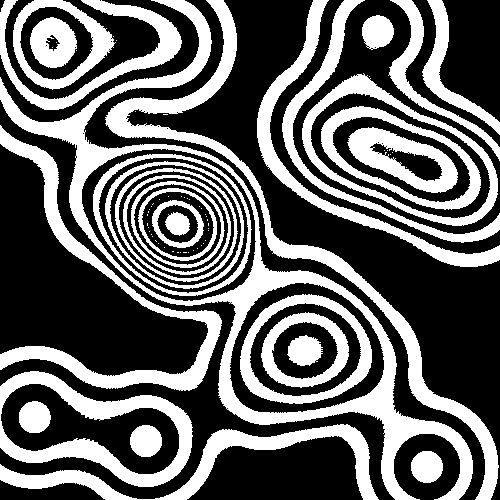
Frame 1 (no input)
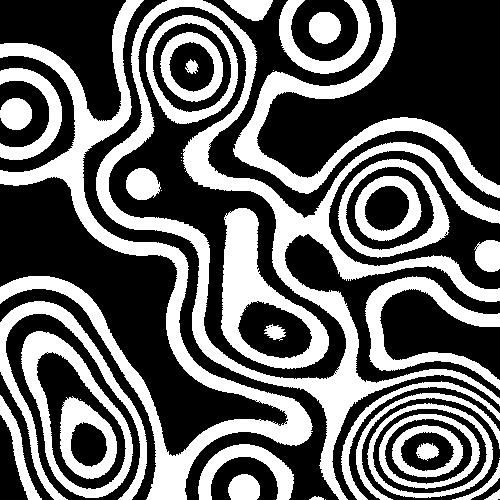
Frame 60 (the mouse pressed at the canvas centre just before this capture)
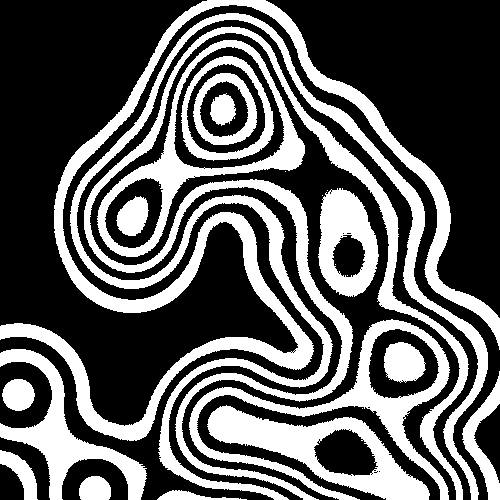
Frame 120 (the mouse held since frame 60 and released just before this capture)

The Processing sketch that drew these frames (run headless with seeded random() and noise(); from frame 60 on, the mouse is pressed at the canvas centre):

// Processing sketch: code16_15
// ── code16_15.pde
PVector[] blob = new PVector[20];
PVector[] blob_v = new PVector[20];

void setup(){
  size(500,500);
  for(int i=0; i<20; i++){
    blob[i] = new PVector(random(width),random(height));
    blob_v[i] = new PVector(random(10)-5,random(10)-5);
  }    
}

void draw(){
  background(0);
  //blobの移動
  for(int i=0; i<20; i++){
    blob[i].add(blob_v[i]);
    if(blob[i].x <      0) blob[i].x += width;
    if(blob[i].y <      0) blob[i].y += height;
    if(blob[i].x >  width) blob[i].x -= width;
    if(blob[i].y > height) blob[i].y -= height;
  }
  
  loadPixels();
  for(int y=0; y<width; y++){
    for(int x=0; x<width; x++){
      //blobがあったら色加算
      for(int i=0; i<20; i++){
        float d = dist(x,y,blob[i].x,blob[i].y);
        if(d<100){
          pixels[y*width+x]+=color(40*(1+cos(d*0.0314)));
        }
      }
      //blob計算後、任意の値のピクセルを白く塗る
      int r = pixels[y*width+x]&0x000000ff;
      pixels[y*width+x]=color((r/15%2*255));         
    }
  }
  updatePixels();
}
